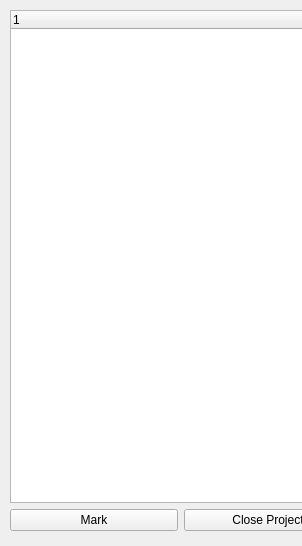
<?xml version="1.0" encoding="UTF-8"?>
<ui version="4.0">
 <class>Form</class>
 <widget class="QWidget" name="Form">
  <property name="geometry">
   <rect>
    <x>0</x>
    <y>0</y>
    <width>302</width>
    <height>546</height>
   </rect>
  </property>
  <property name="windowTitle">
   <string>Label Manager</string>
  </property>
  <widget class="QWidget" name="verticalLayoutWidget">
   <property name="geometry">
    <rect>
     <x>10</x>
     <y>10</y>
     <width>342</width>
     <height>521</height>
    </rect>
   </property>
   <layout class="QVBoxLayout" name="verticalLayout">
    <item>
     <widget class="QTreeWidget" name="fileList">
      <column>
       <property name="text">
        <string notr="true">1</string>
       </property>
      </column>
     </widget>
    </item>
    <item>
     <layout class="QHBoxLayout" name="horizontalLayout_2">
      <item>
       <widget class="QPushButton" name="btnMark">
        <property name="text">
         <string>Mark</string>
        </property>
       </widget>
      </item>
      <item>
       <widget class="QPushButton" name="btnClose">
        <property name="text">
         <string>Close Project</string>
        </property>
       </widget>
      </item>
     </layout>
    </item>
   </layout>
  </widget>
 </widget>
 <resources/>
 <connections/>
</ui>
